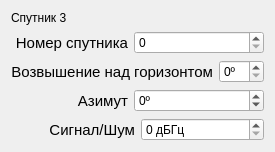
            <widget class="QWidget" name="tab">
             <attribute name="title">
              <string>3</string>
             </attribute>
             <layout class="QGridLayout" name="gridLayout_10">
              <item row="2" column="0">
               <layout class="QHBoxLayout" name="up_gorlay_3">
                <item>
                 <widget class="QLabel" name="label_15">
                  <property name="font">
                   <font>
                    <pointsize>11</pointsize>
                   </font>
                  </property>
                  <property name="text">
                   <string>Возвышение над горизонтом</string>
                  </property>
                  <property name="alignment">
                   <set>Qt::AlignRight|Qt::AlignTrailing|Qt::AlignVCenter</set>
                  </property>
                 </widget>
                </item>
                <item>
                 <widget class="QSpinBox" name="up_gor_3">
                  <property name="minimumSize">
                   <size>
                    <width>0</width>
                    <height>0</height>
                   </size>
                  </property>
                  <property name="maximumSize">
                   <size>
                    <width>130</width>
                    <height>16777215</height>
                   </size>
                  </property>
                  <property name="suffix">
                   <string>º</string>
                  </property>
                  <property name="maximum">
                   <number>99</number>
                  </property>
                 </widget>
                </item>
               </layout>
              </item>
              <item row="1" column="0">
               <layout class="QHBoxLayout" name="sath_num_3">
                <item>
                 <widget class="QLabel" name="label_14">
                  <property name="font">
                   <font>
                    <pointsize>11</pointsize>
                   </font>
                  </property>
                  <property name="text">
                   <string>Номер спутника</string>
                  </property>
                  <property name="alignment">
                   <set>Qt::AlignRight|Qt::AlignTrailing|Qt::AlignVCenter</set>
                  </property>
                 </widget>
                </item>
                <item>
                 <widget class="QSpinBox" name="satn_number_3">
                  <property name="minimumSize">
                   <size>
                    <width>130</width>
                    <height>0</height>
                   </size>
                  </property>
                  <property name="maximumSize">
                   <size>
                    <width>130</width>
                    <height>16777215</height>
                   </size>
                  </property>
                  <property name="maximum">
                   <number>4</number>
                  </property>
                 </widget>
                </item>
               </layout>
              </item>
              <item row="4" column="0">
               <layout class="QHBoxLayout" name="sign_lay_3">
                <item>
                 <widget class="QLabel" name="azimuth_13">
                  <property name="font">
                   <font>
                    <pointsize>11</pointsize>
                   </font>
                  </property>
                  <property name="text">
                   <string>Сигнал/Шум</string>
                  </property>
                  <property name="alignment">
                   <set>Qt::AlignRight|Qt::AlignTrailing|Qt::AlignVCenter</set>
                  </property>
                 </widget>
                </item>
                <item>
                 <widget class="QSpinBox" name="sign_3">
                  <property name="maximumSize">
                   <size>
                    <width>130</width>
                    <height>16777215</height>
                   </size>
                  </property>
                  <property name="suffix">
                   <string> дБГц</string>
                  </property>
                 </widget>
                </item>
               </layout>
              </item>
              <item row="3" column="0">
               <layout class="QHBoxLayout" name="azimut_lay_3">
                <item>
                 <widget class="QLabel" name="azimuth_3">
                  <property name="font">
                   <font>
                    <pointsize>11</pointsize>
                   </font>
                  </property>
                  <property name="text">
                   <string>Азимут</string>
                  </property>
                  <property name="alignment">
                   <set>Qt::AlignRight|Qt::AlignTrailing|Qt::AlignVCenter</set>
                  </property>
                 </widget>
                </item>
                <item>
                 <widget class="QSpinBox" name="azimut_2">
                  <property name="minimumSize">
                   <size>
                    <width>130</width>
                    <height>0</height>
                   </size>
                  </property>
                  <property name="maximumSize">
                   <size>
                    <width>130</width>
                    <height>16777215</height>
                   </size>
                  </property>
                  <property name="wrapping">
                   <bool>true</bool>
                  </property>
                  <property name="suffix">
                   <string>º</string>
                  </property>
                  <property name="maximum">
                   <number>359</number>
                  </property>
                 </widget>
                </item>
               </layout>
              </item>
              <item row="0" column="0">
               <widget class="QLabel" name="label_2">
                <property name="maximumSize">
                 <size>
                  <width>16777215</width>
                  <height>20</height>
                 </size>
                </property>
                <property name="text">
                 <string>Спутник 3</string>
                </property>
               </widget>
              </item>
             </layout>
            </widget>
